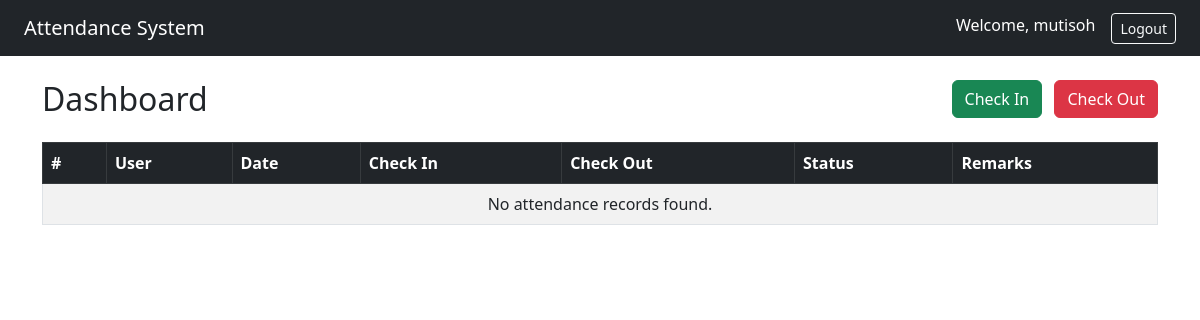
The app's page /attendance/ (signed in), older data.
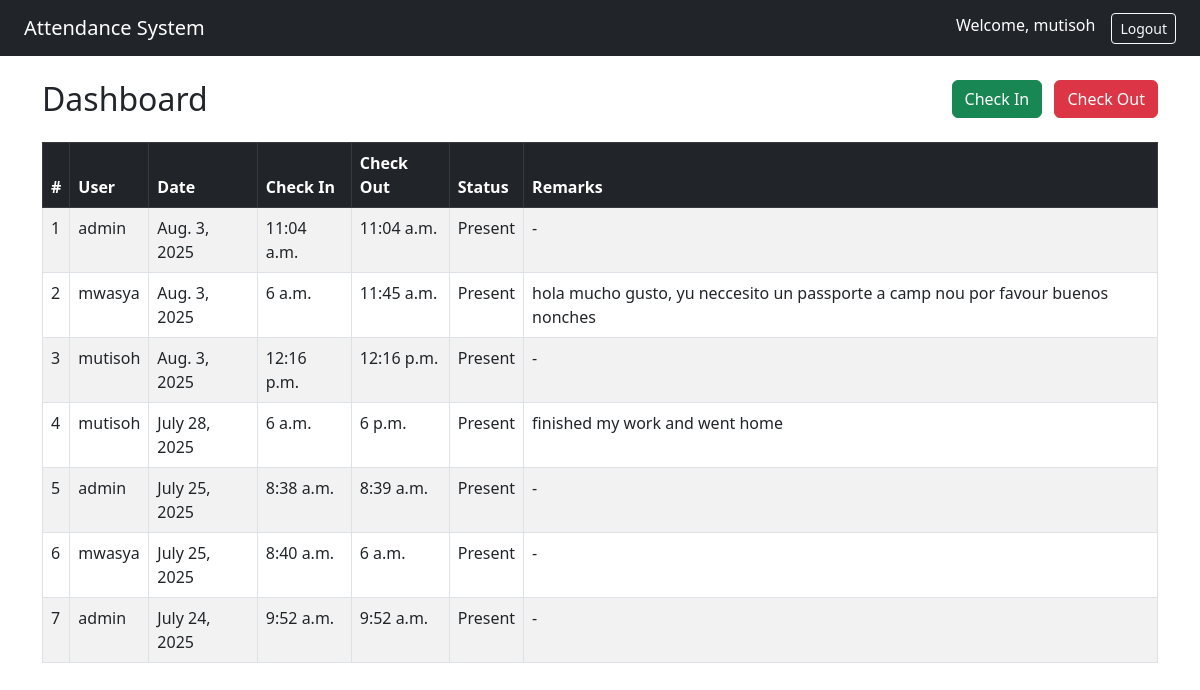
The same page, newer data.
### users/models.py (models this page shows)
class CustomUser(AbstractUser):
    email = models.EmailField(unique=True)
    USER_TYPE_CHOICES = (
        ('staff', 'Staff'),
        ('community', 'Community Member'),
        ('admin', 'Administrator'),
    )
    user_type = models.CharField(max_length=20, choices=USER_TYPE_CHOICES)

### attendance/models.py (models this page shows, shortened)
class Attendance(models.Model):
    STATUS_CHOICES = [
        ('present', 'Present'),
        ('absent', 'Absent'),
        ('late', 'Late'),
        ('excused', 'Excused'),
    ]
    user = models.ForeignKey(settings.AUTH_USER_MODEL, on_delete=models.CASCADE, null=True)
    date = models.DateField(auto_now_add=True)
    check_in = models.TimeField(null=True, blank=True)
    check_out = models.TimeField(null=True, blank=True)
    status = models.CharField(max_length=10, choices=STATUS_CHOICES, default='present')
    remarks = models.TextField(blank=True)

### attendance/views.py (the view)
# urls.py: path('', views.attendance_dashboard, name='attendance_dashboard'),
@login_required
def attendance_dashboard(request):
    if request.user.is_superuser:
        records = Attendance.objects.all().order_by('-date')
    else:
        records = Attendance.objects.filter(user=request.user).order_by('-date')
    return render(request, 'attendance/dashboard.html', {'records': records})

### attendance/templates/attendance/dashboard.html (shortened to what this page needs)
{% load static %}
<!DOCTYPE html>
<html lang="en">
<head>
  <link href="https://cdn.jsdelivr.net/npm/bootstrap@5.3.0/dist/css/bootstrap.min.css" rel="stylesheet">
</head>
<body>
  <nav class="navbar navbar-dark bg-dark px-4">
    <span class="navbar-brand">Attendance System</span>
    <div class="d-flex">
      <span class="text-white me-3">Welcome, {{ request.user.username }}</span>
      <a href="{% url 'logout' %}" class="btn btn-outline-light btn-sm">Logout</a>
    </div>
  </nav>
  <div class="container mt-4">
    <div class="d-flex justify-content-between mb-3">
      <h2>Dashboard</h2>
      <div>
        <a href="{% url 'check_in' %}" class="btn btn-success me-2">Check In</a>
        <a href="{% url 'check_out' %}" class="btn btn-danger">Check Out</a>
      </div>
    </div>
    <table class="table table-bordered table-striped">
      <thead class="table-dark">
        <tr>
          <th>#</th>
          {% if request.user.is_superuser %}
            <th>User</th>
          {% endif %}
          <th>Date</th>
          <th>Check In</th>
          <th>Check Out</th>
          <th>Status</th>
          <th>Remarks</th>
        </tr>
      </thead>
      <tbody>
        {% for record in records %}
          <tr>
            <td>{{ forloop.counter }}</td>
            {% if request.user.is_superuser %}
              <td>{{ record.user.username }}</td>
            {% endif %}
            <td>{{ record.date }}</td>
            <td>{{ record.check_in|default:"-" }}</td>
            <td>{{ record.check_out|default:"-" }}</td>
            <td>{{ record.status|title }}</td>
            <td>{{ record.remarks|default:"-" }}</td>
          </tr>
        {% empty %}
          <tr>
            <td colspan="7" class="text-center">No attendance records found.</td>
          </tr>
        {% endfor %}
      </tbody>
    </table>
  </div>
</body>
</html>

Row changes from the older to the newer data that the page shows:
added Attendance: user.username "admin", date "Aug. 3, 2025", check_in "11:04 a.m.", check_out "11:04 a.m.", status "Present", remarks "-"
added Attendance: user.username "mwasya", date "Aug. 3, 2025", check_in "6 a.m.", check_out "11:45 a.m.", status "Present", remarks "hola mucho gusto, yu neccesito un passporte a camp nou por favour buenos nonches"
added Attendance: user.username "mutisoh", date "Aug. 3, 2025", check_in "12:16 p.m.", check_out "12:16 p.m.", status "Present", remarks "-"
added Attendance: user.username "mutisoh", date "July 28, 2025", check_in "6 a.m.", check_out "6 p.m.", status "Present", remarks "finished my work and went home"
added Attendance: user.username "admin", date "July 25, 2025", check_in "8:38 a.m.", check_out "8:39 a.m.", status "Present", remarks "-"
added Attendance: user.username "mwasya", date "July 25, 2025", check_in "8:40 a.m.", check_out "6 a.m.", status "Present", remarks "-"
added Attendance: user.username "admin", date "July 24, 2025", check_in "9:52 a.m.", check_out "9:52 a.m.", status "Present", remarks "-"
Text that changed along with them:
text no longer shown: "No attendance records found."
